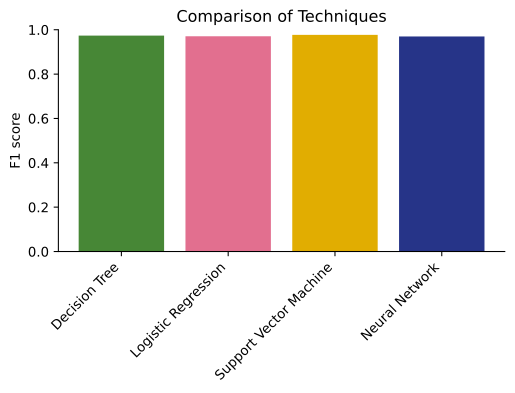

Reproduce this figure in Python.
import os 
from exdpn.util import import_log
from exdpn.petri_net import get_petri_net
from exdpn.guard_datasets import extract_all_datasets
from exdpn import guards
event_log = import_log(os.path.join(os.getcwd(), 'datasets', 'p2p_base.xes'))
pn, im, fm = get_petri_net(event_log)
dp_dataset_map = extract_all_datasets(event_log, pn, im, fm,
                                      case_level_attributes =["concept:name"], 
                                      event_level_attributes = ['item_category','item_id','item_amount','supplier','total_price'], 
                                      activityName_key = "concept:name")
# select a certrain decision point and the corresponding data set 
dp = list(dp_dataset_map.keys())[0]
dp_dataset = dp_dataset_map[dp]
# create a guard manager for that decision point
guard_manager = guards.Guard_Manager(dataframe = dp_dataset)
guard_manager_results = guard_manager.train_test()
guard_manager.get_comparison_plot()

import matplotlib.pyplot as plt
plt.savefig(os.path.join(os.getcwd(), "docs", "images", "comparision-plot.svg"), bbox_inches = "tight") 